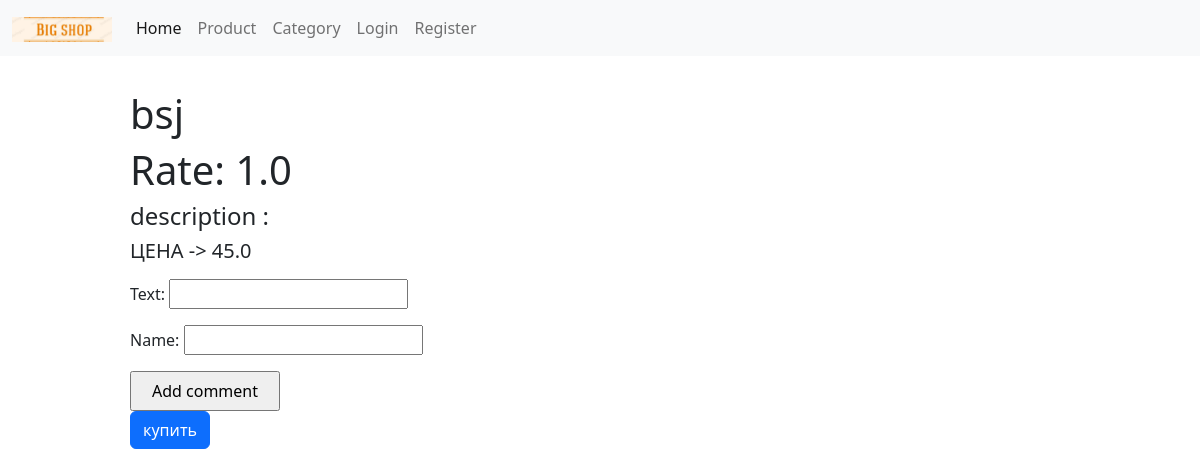
Page /shops/3/ on the earlier database version.
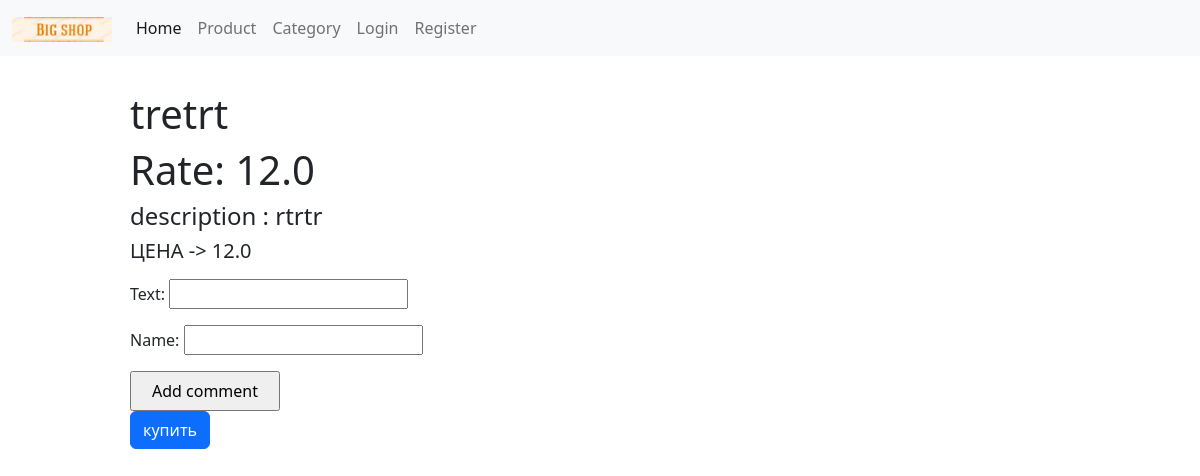
Same page on the later database version.
### shops/models.py (models this page shows, shortened)
class Product(models.Model):
    img = models.ImageField(blank=True, null=True)
    title = models.CharField(max_length=24)
    description = models.TextField(blank=True, null=True)
    rate = models.FloatField()
    prize = models.IntegerField(max_length=1000000)
    create_data = models.DateTimeField(auto_now_add=True)
    modified_data = models.DateTimeField(auto_now=True)
    category = models.ForeignKey(Category, on_delete=models.CASCADE)
    phone_number = models.IntegerField()

### shops/views.py (the view, shortened to what this page needs)
# urls.py: path('shops/<int:id>/',views.shops_d_view),
def shops_d_view(request, id):
    if request.method == 'GET':
        product = Product.objects.get(id=id)
        context = {
            'product': product,
            'comments': product.comment_set.all(),
            'form': CommentsCreateForm
        }
        return render(request, 'shops/detail.html', context=context)

### templates/shops/detail.html (shortened to what this page needs)
{% extends 'layouts/index.html' %}
{% block content %}
    <div class="shops">
        <div class="image">
        </div>
        <div class="info">
            <h1>{{product.title}}</h1>
            <h1> Rate: {{ product.rate }}</h1>
            <h4> description : {{ product.description }}</h4>
            <h5>ЦЕНА -> {{ product.prize}}</h5>
            <div class="dates">
            </div>
            <div class="create_comment">
                    <form action="/shops/{{ product.id }}/" method="post">
                        {{ form.as_p }}
                        <input style="height: 40px; width: 150px;" type="submit" value="Add comment">
                    </form>
            </div>
            <a href="/shops/{{ i.id }}/{{ shops.phone_number }}" class="btn btn-primary"> купить </a>
        </div>
    </div>
{% endblock %}

Differences in the rows shown:
changed Product: title "bsj" → "tretrt"; rate "1.0" → "12.0"; description (not shown) → "rtrtr"; prize "45.0" → "12.0"
